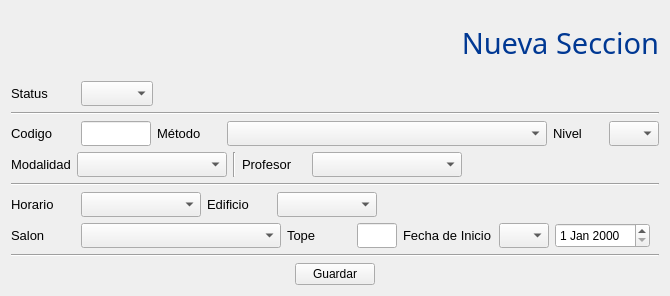
<?xml version="1.0" encoding="UTF-8"?>
<ui version="4.0">
 <class>seccion</class>
 <widget class="QWidget" name="seccion">
  <property name="geometry">
   <rect>
    <x>0</x>
    <y>0</y>
    <width>669</width>
    <height>296</height>
   </rect>
  </property>
  <property name="font">
   <font>
    <family>Segoe UI</family>
   </font>
  </property>
  <property name="windowTitle">
   <string>CONTROL DE ESTUDIOS</string>
  </property>
  <property name="windowIcon">
   <iconset resource="icons.qrc">
    <normaloff>:/new/prefix1/iconos/esfera48.png</normaloff>:/new/prefix1/iconos/esfera48.png</iconset>
  </property>
  <layout class="QVBoxLayout" name="verticalLayout">
   <item>
    <widget class="QLabel" name="label">
     <property name="font">
      <font>
       <family>Gill Sans MT</family>
       <pointsize>22</pointsize>
       <weight>50</weight>
       <italic>false</italic>
       <bold>false</bold>
      </font>
     </property>
     <property name="styleSheet">
      <string notr="true">font: 22pt &quot;Gill Sans MT&quot;;
color: rgb(00,56,147);</string>
     </property>
     <property name="text">
      <string>Nueva Seccion</string>
     </property>
     <property name="alignment">
      <set>Qt::AlignRight|Qt::AlignTrailing|Qt::AlignVCenter</set>
     </property>
    </widget>
   </item>
   <item>
    <layout class="QHBoxLayout" name="horizontalLayout_6">
     <item>
      <widget class="QLabel" name="label_11">
       <property name="minimumSize">
        <size>
         <width>64</width>
         <height>0</height>
        </size>
       </property>
       <property name="font">
        <font>
         <pointsize>10</pointsize>
        </font>
       </property>
       <property name="text">
        <string>Status</string>
       </property>
      </widget>
     </item>
     <item>
      <widget class="QComboBox" name="status">
       <property name="minimumSize">
        <size>
         <width>0</width>
         <height>25</height>
        </size>
       </property>
      </widget>
     </item>
     <item>
      <spacer name="horizontalSpacer_3">
       <property name="orientation">
        <enum>Qt::Horizontal</enum>
       </property>
       <property name="sizeHint" stdset="0">
        <size>
         <width>40</width>
         <height>20</height>
        </size>
       </property>
      </spacer>
     </item>
    </layout>
   </item>
   <item>
    <widget class="Line" name="line_7">
     <property name="orientation">
      <enum>Qt::Horizontal</enum>
     </property>
    </widget>
   </item>
   <item>
    <layout class="QHBoxLayout" name="horizontalLayout_2">
     <item>
      <widget class="QLabel" name="label_2">
       <property name="minimumSize">
        <size>
         <width>64</width>
         <height>0</height>
        </size>
       </property>
       <property name="font">
        <font>
         <family>Segoe UI</family>
         <pointsize>10</pointsize>
        </font>
       </property>
       <property name="text">
        <string>Codigo</string>
       </property>
       <property name="alignment">
        <set>Qt::AlignLeading|Qt::AlignLeft|Qt::AlignVCenter</set>
       </property>
      </widget>
     </item>
     <item>
      <widget class="QLineEdit" name="codigo">
       <property name="minimumSize">
        <size>
         <width>70</width>
         <height>25</height>
        </size>
       </property>
       <property name="maximumSize">
        <size>
         <width>70</width>
         <height>16777215</height>
        </size>
       </property>
       <property name="font">
        <font>
         <pointsize>9</pointsize>
        </font>
       </property>
      </widget>
     </item>
     <item>
      <widget class="QLabel" name="label_4">
       <property name="minimumSize">
        <size>
         <width>64</width>
         <height>0</height>
        </size>
       </property>
       <property name="maximumSize">
        <size>
         <width>40</width>
         <height>16777215</height>
        </size>
       </property>
       <property name="font">
        <font>
         <family>Segoe UI</family>
         <pointsize>10</pointsize>
        </font>
       </property>
       <property name="text">
        <string>Método</string>
       </property>
       <property name="alignment">
        <set>Qt::AlignLeading|Qt::AlignLeft|Qt::AlignVCenter</set>
       </property>
      </widget>
     </item>
     <item>
      <widget class="QComboBox" name="curso">
       <property name="minimumSize">
        <size>
         <width>320</width>
         <height>25</height>
        </size>
       </property>
       <property name="font">
        <font>
         <pointsize>9</pointsize>
        </font>
       </property>
      </widget>
     </item>
     <item>
      <widget class="QLabel" name="label_12">
       <property name="minimumSize">
        <size>
         <width>50</width>
         <height>0</height>
        </size>
       </property>
       <property name="maximumSize">
        <size>
         <width>26</width>
         <height>16777215</height>
        </size>
       </property>
       <property name="font">
        <font>
         <family>Segoe UI</family>
         <pointsize>10</pointsize>
        </font>
       </property>
       <property name="text">
        <string>Nivel</string>
       </property>
       <property name="alignment">
        <set>Qt::AlignLeading|Qt::AlignLeft|Qt::AlignVCenter</set>
       </property>
      </widget>
     </item>
     <item>
      <widget class="QComboBox" name="nivel">
       <property name="minimumSize">
        <size>
         <width>50</width>
         <height>25</height>
        </size>
       </property>
       <property name="maximumSize">
        <size>
         <width>50</width>
         <height>16777215</height>
        </size>
       </property>
       <property name="font">
        <font>
         <pointsize>9</pointsize>
        </font>
       </property>
      </widget>
     </item>
     <item>
      <spacer name="horizontalSpacer_4">
       <property name="orientation">
        <enum>Qt::Horizontal</enum>
       </property>
       <property name="sizeHint" stdset="0">
        <size>
         <width>40</width>
         <height>20</height>
        </size>
       </property>
      </spacer>
     </item>
    </layout>
   </item>
   <item>
    <layout class="QHBoxLayout" name="horizontalLayout">
     <item>
      <widget class="QLabel" name="label_3">
       <property name="minimumSize">
        <size>
         <width>50</width>
         <height>0</height>
        </size>
       </property>
       <property name="maximumSize">
        <size>
         <width>70</width>
         <height>16777215</height>
        </size>
       </property>
       <property name="font">
        <font>
         <family>Segoe UI</family>
         <pointsize>10</pointsize>
        </font>
       </property>
       <property name="text">
        <string>Modalidad</string>
       </property>
       <property name="alignment">
        <set>Qt::AlignLeading|Qt::AlignLeft|Qt::AlignVCenter</set>
       </property>
      </widget>
     </item>
     <item>
      <widget class="QComboBox" name="modalidad">
       <property name="minimumSize">
        <size>
         <width>150</width>
         <height>25</height>
        </size>
       </property>
       <property name="font">
        <font>
         <pointsize>9</pointsize>
        </font>
       </property>
      </widget>
     </item>
     <item>
      <widget class="Line" name="line_3">
       <property name="orientation">
        <enum>Qt::Vertical</enum>
       </property>
      </widget>
     </item>
     <item>
      <widget class="QLabel" name="label_6">
       <property name="minimumSize">
        <size>
         <width>64</width>
         <height>0</height>
        </size>
       </property>
       <property name="maximumSize">
        <size>
         <width>40</width>
         <height>16777215</height>
        </size>
       </property>
       <property name="font">
        <font>
         <family>Segoe UI</family>
         <pointsize>10</pointsize>
        </font>
       </property>
       <property name="text">
        <string>Profesor</string>
       </property>
       <property name="alignment">
        <set>Qt::AlignLeading|Qt::AlignLeft|Qt::AlignVCenter</set>
       </property>
      </widget>
     </item>
     <item>
      <widget class="QComboBox" name="profesor">
       <property name="minimumSize">
        <size>
         <width>150</width>
         <height>25</height>
        </size>
       </property>
       <property name="font">
        <font>
         <pointsize>9</pointsize>
        </font>
       </property>
      </widget>
     </item>
     <item>
      <spacer name="horizontalSpacer_5">
       <property name="orientation">
        <enum>Qt::Horizontal</enum>
       </property>
       <property name="sizeHint" stdset="0">
        <size>
         <width>40</width>
         <height>20</height>
        </size>
       </property>
      </spacer>
     </item>
    </layout>
   </item>
   <item>
    <widget class="Line" name="line_8">
     <property name="orientation">
      <enum>Qt::Horizontal</enum>
     </property>
    </widget>
   </item>
   <item>
    <layout class="QHBoxLayout" name="horizontalLayout_3">
     <item>
      <widget class="QLabel" name="label_5">
       <property name="minimumSize">
        <size>
         <width>64</width>
         <height>0</height>
        </size>
       </property>
       <property name="maximumSize">
        <size>
         <width>40</width>
         <height>16777215</height>
        </size>
       </property>
       <property name="font">
        <font>
         <family>Segoe UI</family>
         <pointsize>10</pointsize>
        </font>
       </property>
       <property name="text">
        <string>Horario</string>
       </property>
       <property name="alignment">
        <set>Qt::AlignLeading|Qt::AlignLeft|Qt::AlignVCenter</set>
       </property>
      </widget>
     </item>
     <item>
      <widget class="QComboBox" name="hora_ini">
       <property name="minimumSize">
        <size>
         <width>120</width>
         <height>25</height>
        </size>
       </property>
       <property name="maximumSize">
        <size>
         <width>150</width>
         <height>16777215</height>
        </size>
       </property>
       <property name="font">
        <font>
         <pointsize>9</pointsize>
        </font>
       </property>
      </widget>
     </item>
     <item>
      <widget class="QLabel" name="label_10">
       <property name="minimumSize">
        <size>
         <width>64</width>
         <height>0</height>
        </size>
       </property>
       <property name="maximumSize">
        <size>
         <width>50</width>
         <height>16777215</height>
        </size>
       </property>
       <property name="font">
        <font>
         <family>Segoe UI</family>
         <pointsize>10</pointsize>
        </font>
       </property>
       <property name="text">
        <string>Edificio</string>
       </property>
       <property name="alignment">
        <set>Qt::AlignLeading|Qt::AlignLeft|Qt::AlignVCenter</set>
       </property>
      </widget>
     </item>
     <item>
      <widget class="QComboBox" name="edif">
       <property name="minimumSize">
        <size>
         <width>100</width>
         <height>25</height>
        </size>
       </property>
       <property name="font">
        <font>
         <pointsize>9</pointsize>
        </font>
       </property>
      </widget>
     </item>
     <item>
      <spacer name="horizontalSpacer_6">
       <property name="orientation">
        <enum>Qt::Horizontal</enum>
       </property>
       <property name="sizeHint" stdset="0">
        <size>
         <width>40</width>
         <height>20</height>
        </size>
       </property>
      </spacer>
     </item>
    </layout>
   </item>
   <item>
    <layout class="QHBoxLayout" name="horizontalLayout_4">
     <item>
      <widget class="QLabel" name="label_7">
       <property name="minimumSize">
        <size>
         <width>64</width>
         <height>0</height>
        </size>
       </property>
       <property name="maximumSize">
        <size>
         <width>40</width>
         <height>16777215</height>
        </size>
       </property>
       <property name="font">
        <font>
         <family>Segoe UI</family>
         <pointsize>10</pointsize>
        </font>
       </property>
       <property name="text">
        <string>Salon</string>
       </property>
       <property name="alignment">
        <set>Qt::AlignLeading|Qt::AlignLeft|Qt::AlignVCenter</set>
       </property>
      </widget>
     </item>
     <item>
      <widget class="QComboBox" name="salon">
       <property name="minimumSize">
        <size>
         <width>200</width>
         <height>25</height>
        </size>
       </property>
       <property name="maximumSize">
        <size>
         <width>50</width>
         <height>16777215</height>
        </size>
       </property>
       <property name="font">
        <font>
         <pointsize>9</pointsize>
        </font>
       </property>
      </widget>
     </item>
     <item>
      <widget class="QLabel" name="label_8">
       <property name="minimumSize">
        <size>
         <width>64</width>
         <height>0</height>
        </size>
       </property>
       <property name="font">
        <font>
         <family>Segoe UI</family>
         <pointsize>10</pointsize>
        </font>
       </property>
       <property name="text">
        <string>Tope</string>
       </property>
      </widget>
     </item>
     <item>
      <widget class="QLineEdit" name="tope">
       <property name="minimumSize">
        <size>
         <width>40</width>
         <height>25</height>
        </size>
       </property>
       <property name="maximumSize">
        <size>
         <width>30</width>
         <height>16777215</height>
        </size>
       </property>
       <property name="font">
        <font>
         <pointsize>9</pointsize>
        </font>
       </property>
      </widget>
     </item>
     <item>
      <widget class="QLabel" name="label_9">
       <property name="minimumSize">
        <size>
         <width>90</width>
         <height>0</height>
        </size>
       </property>
       <property name="font">
        <font>
         <pointsize>10</pointsize>
        </font>
       </property>
       <property name="text">
        <string>Fecha de Inicio</string>
       </property>
      </widget>
     </item>
     <item>
      <widget class="QComboBox" name="periodo">
       <property name="minimumSize">
        <size>
         <width>50</width>
         <height>25</height>
        </size>
       </property>
       <property name="maximumSize">
        <size>
         <width>50</width>
         <height>16777215</height>
        </size>
       </property>
      </widget>
     </item>
     <item>
      <widget class="QDateEdit" name="fecha">
       <property name="minimumSize">
        <size>
         <width>0</width>
         <height>25</height>
        </size>
       </property>
       <property name="font">
        <font>
         <pointsize>9</pointsize>
        </font>
       </property>
      </widget>
     </item>
     <item>
      <spacer name="horizontalSpacer_7">
       <property name="orientation">
        <enum>Qt::Horizontal</enum>
       </property>
       <property name="sizeHint" stdset="0">
        <size>
         <width>40</width>
         <height>20</height>
        </size>
       </property>
      </spacer>
     </item>
    </layout>
   </item>
   <item>
    <widget class="Line" name="line_10">
     <property name="orientation">
      <enum>Qt::Horizontal</enum>
     </property>
    </widget>
   </item>
   <item>
    <layout class="QHBoxLayout" name="horizontalLayout_5">
     <item>
      <spacer name="horizontalSpacer">
       <property name="orientation">
        <enum>Qt::Horizontal</enum>
       </property>
       <property name="sizeHint" stdset="0">
        <size>
         <width>20</width>
         <height>20</height>
        </size>
       </property>
      </spacer>
     </item>
     <item>
      <widget class="QPushButton" name="guardar">
       <property name="font">
        <font>
         <pointsize>9</pointsize>
        </font>
       </property>
       <property name="text">
        <string>Guardar</string>
       </property>
      </widget>
     </item>
     <item>
      <spacer name="horizontalSpacer_2">
       <property name="orientation">
        <enum>Qt::Horizontal</enum>
       </property>
       <property name="sizeHint" stdset="0">
        <size>
         <width>40</width>
         <height>20</height>
        </size>
       </property>
      </spacer>
     </item>
    </layout>
   </item>
  </layout>
 </widget>
 <resources>
  <include location="icons.qrc"/>
 </resources>
 <connections/>
</ui>
